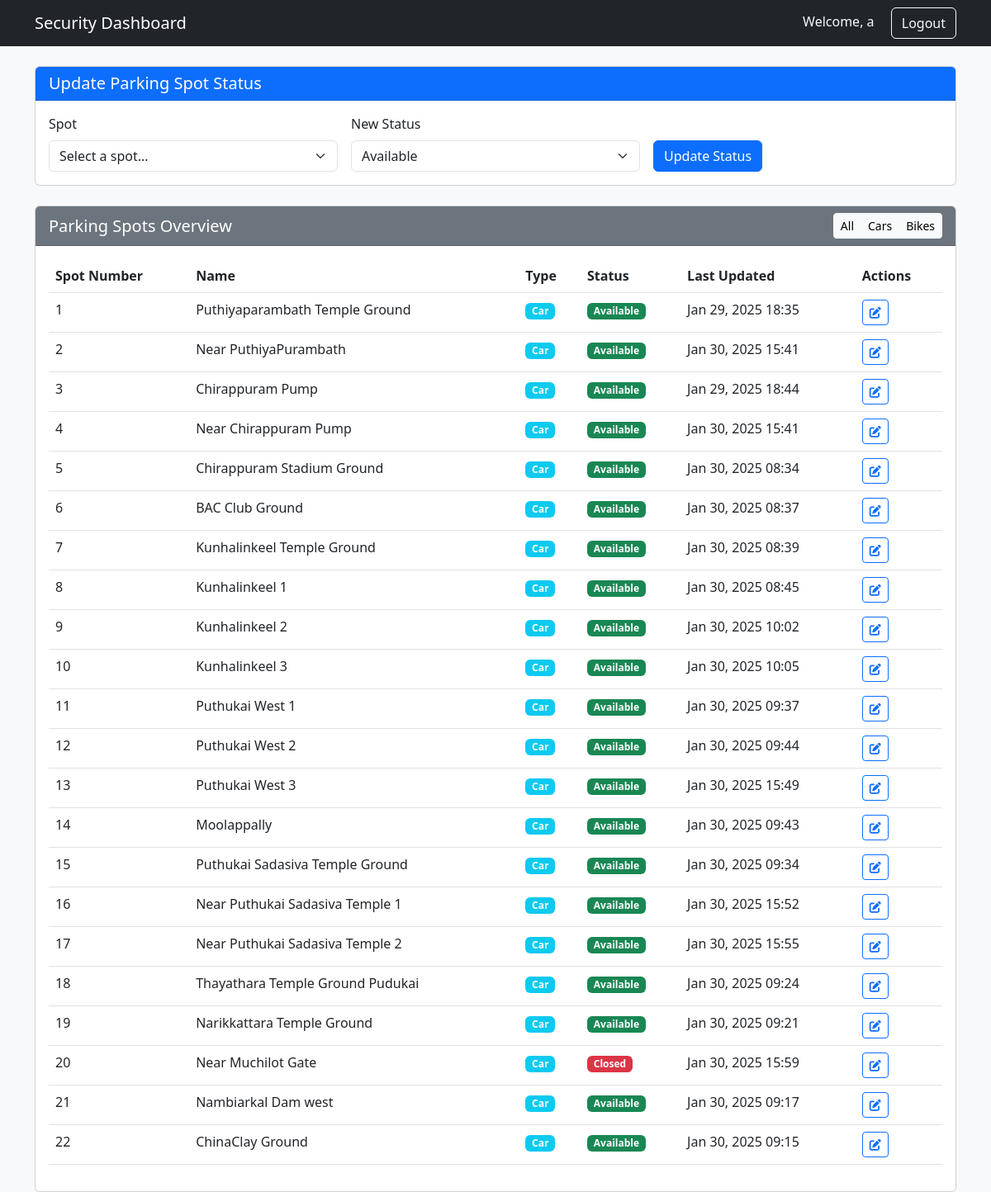
/security/ (signed in), run on an earlier commit of the app's database.
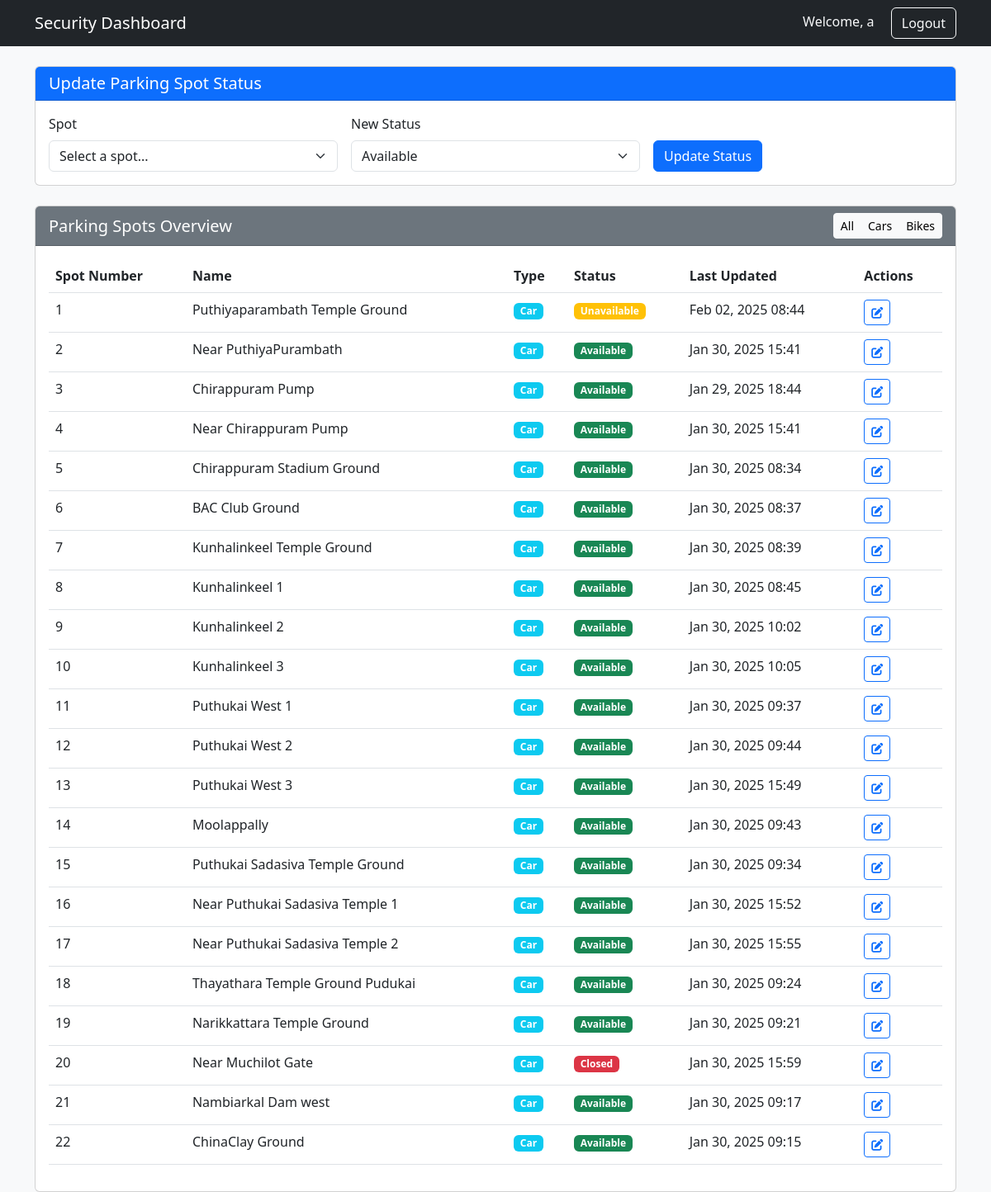
And on a later commit of the database.
### slots/models.py (models this page shows, shortened)
class ParkingSpot(models.Model):
    SPOT_STATUS = (
        ('available', 'Available'),
        ('closed', 'Closed'),
        ('unavailable', 'Unavailable'),
    )
    VEHICLE_TYPE = (
        ('car', 'Car'),
        ('bike', 'Bike'),
    )
    number = models.IntegerField()
    name = models.CharField(max_length=100)
    latitude = models.FloatField()
    longitude = models.FloatField()
    status = models.CharField(max_length=20, choices=SPOT_STATUS, default='available')
    vehicle_type = models.CharField(max_length=10, choices=VEHICLE_TYPE)
    created_at = models.DateTimeField(auto_now_add=True)
    updated_at = models.DateTimeField(auto_now=True)

### slots/views.py (the view, shortened to what this page needs)
# urls.py: path('security/', views.security_view, name='security'),
@login_required
def security_view(request):
    parking_spots = ParkingSpot.objects.all().order_by('number')
    return render(request, 'registration/security.html', {'parking_spots': parking_spots})

### slots/templates/registration/security.html (shortened to what the changed rows need)
<!DOCTYPE html>
<html lang="en">
<head>
    <link href="https://cdn.jsdelivr.net/npm/bootstrap@5.3.0/dist/css/bootstrap.min.css" rel="stylesheet">
    <link href="https://cdnjs.cloudflare.com/ajax/libs/font-awesome/6.0.0/css/all.min.css" rel="stylesheet">
</head>
<body class="bg-light">
    <div class="container mt-4">
        <div class="card">
            <div class="card-body">
                <div class="table-responsive">
                    <table class="table table-hover">
                        <thead>
                            <tr>
                                <th>Spot Number</th>
                                <th>Name</th>
                                <th>Type</th>
                                <th>Status</th>
                                <th>Last Updated</th>
                                <th>Actions</th>
                            </tr>
                        </thead>
                        <tbody>
                            {% for spot in parking_spots %}
                            <tr class="spot-row" data-type="{{ spot.vehicle_type }}">
                                <td>{{ spot.number }}</td>
                                <td>{{ spot.name }}</td>
                                <td>
                                    <span class="badge {% if spot.vehicle_type == 'car' %}bg-info{% else %}bg-success{% endif %}">
                                        {{ spot.vehicle_type|title }}
                                    </span>
                                </td>
                                <td>
                                    <span class="badge
                                        {% if spot.status == 'available' %}bg-success
                                        {% elif spot.status == 'closed' %}bg-danger
                                        {% else %}bg-warning{% endif %}">
                                        {{ spot.status|title }}
                                    </span>
                                </td>
                                <td>{{ spot.updated_at|date:"M d, Y H:i" }}</td>
                                <td>
                                    <button class="btn btn-sm btn-outline-primary edit-btn"
                                            data-spot-number="{{ spot.number }}"
                                            data-spot-status="{{ spot.status }}">
                                        <i class="fas fa-edit"></i>
                                    </button>
                                </td>
                            </tr>
                            {% endfor %}
                        </tbody>
                    </table>
                </div>
            </div>
        </div>
    </div>
</body>
</html>

What changed in the data, as far as the page shows it:
changed ParkingSpot "Puthiyaparambath Temple Ground": status "Available" → "Unavailable"; updated_at "Jan 29, 2025 18:35" → "Feb 02, 2025 08:44"
